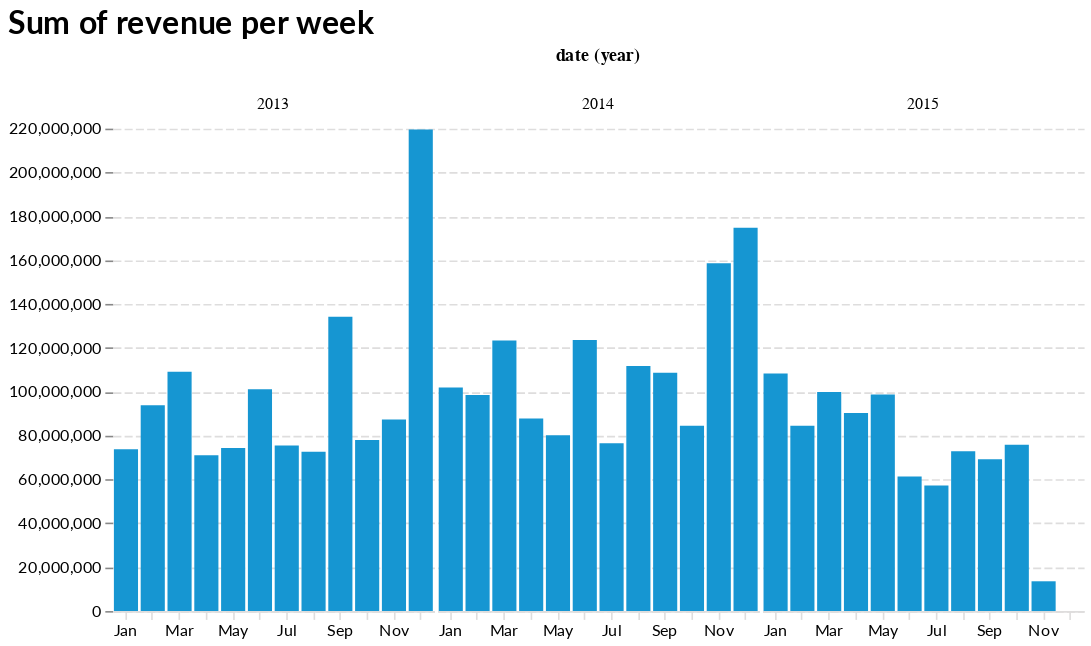

This figure's notebook cell:
### Code cell
alt.Chart(item_ct_week.reset_index(), width=200).mark_bar().encode(
    x='month(date):O',
    y='sum(revenue)'
).facet(
    column='year(date)'
).configure_facet(
    spacing=2
).properties(
    title='Sum of revenue per week'
)

### Figure 1 — Vega-Lite specification as saved in the notebook (floating-point values rounded to 4 significant figures; data arrays with more than 128 entries replaced by an {"elided": "..."} marker saying what was removed)
{"$schema": "https://vega.github.io/schema/vega-lite/v3.4.0.json", "config": {"area": {"fill": "#1696d2"}, "axisX": {"domain": true, "domainColor": "#DEDDDD", "domainDashOffset": 10, "domainWidth": 1, "grid": false, "labelAngle": 0, "labelFont": "Lato", "labelFontSize": 10, "tickColor": "#DEDDDD", "title": "X Axis Title (units)", "titleFont": "Lato", "titleFontSize": 12, "titlePadding": 10}, "axisY": {"domain": false, "domainDashOffset": 10, "grid": true, "gridColor": "#DEDDDD", "gridDash": [5, 2], "gridWidth": 1, "labelAngle": 0, "labelFont": "Lato", "labelFontSize": 10, "title": "Y Axis Title (units)", "titleFont": "Lato", "titleFontSize": 12, "titlePadding": 10}, "bar": {"fill": "#1696d2", "stroke": false}, "facet": {"spacing": 2}, "guide-title": {"color": "Monospace", "font": "Lato", "fontSize": 15}, "legend": {"labelFont": "Lato", "labelFontSize": 12, "symbolSize": 100, "symbolType": "square", "title": "", "titleFont": "Lato", "titleFontSize": 12}, "line": {"color": "#1696d2", "stroke": "#1696d2", "strokeWidth": 1}, "path": {"stroke": "#1696d2"}, "point": {"filled": true}, "range": {"category": ["#1696d2", "#d2d2d2", "#000000", "#fdbf11", "#ec008b", "#55b748", "#5c5859", "#db2b27"], "diverging": ["#cfe8f3", "#a2d4ec", "#73bfe2", "#46abdb", "#1696d2", "#12719e"]}, "text": {"align": "right", "color": "#1696d2", "font": "Lato", "fontSize": 12, "fontWeight": 400, "size": 11}, "title": {"anchor": "start", "font": "Lato", "fontColor": "#4d4d4d", "fontSize": 20, "padding": 30}, "trail": {"color": "#1696d2", "stroke": "#1696d2"}, "view": {"strokeWidth": 0}}, "data": {"name": "data-34452e5e3b350c710f6109ea7429ccd7"}, "datasets": {"data-34452e5e3b350c710f6109ea7429ccd7": {"elided": "148 records"}}, "facet": {"column": {"field": "date", "timeUnit": "year", "type": "temporal"}}, "spec": {"encoding": {"x": {"field": "date", "timeUnit": "month", "type": "ordinal"}, "y": {"aggregate": "sum", "field": "revenue", "type": "quantitative"}}, "mark": "bar", "width": 200}, "title": "Sum of revenue per week"}
